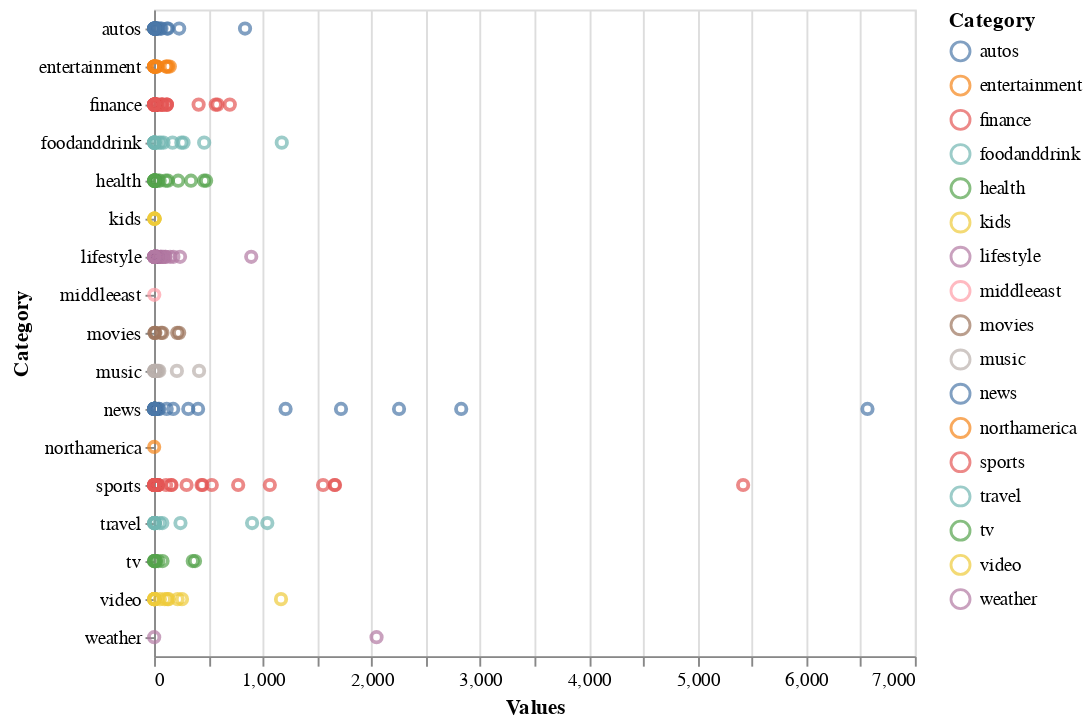

Notebook code cell kept with this figure:
### Code cell
import altair as alt


brush = alt.selection(type='interval')

sp2 = alt.Chart(cate_count_df).mark_point().encode(
    x='Values',
    y='Category:N',
    color=alt.condition(brush, 'Category', 
                        alt.value('grey')),
).add_selection(brush)

sp2

### Figure 1 — Vega-Lite specification as saved in the notebook (floating-point values rounded to 4 significant figures; data arrays with more than 128 entries replaced by an {"elided": "..."} marker saying what was removed)
{"config": {"view": {"continuousWidth": 400, "continuousHeight": 300}}, "data": {"name": "data-7cec4d7c0a8e047af2273d5672be696f"}, "mark": "point", "encoding": {"color": {"condition": {"type": "nominal", "field": "Category", "selection": "selector001"}, "value": "grey"}, "x": {"type": "quantitative", "field": "Values"}, "y": {"type": "nominal", "field": "Category"}}, "selection": {"selector001": {"type": "interval"}}, "$schema": "https://vega.github.io/schema/vega-lite/v4.8.1.json", "datasets": {"data-7cec4d7c0a8e047af2273d5672be696f": {"elided": "283 records"}}}
